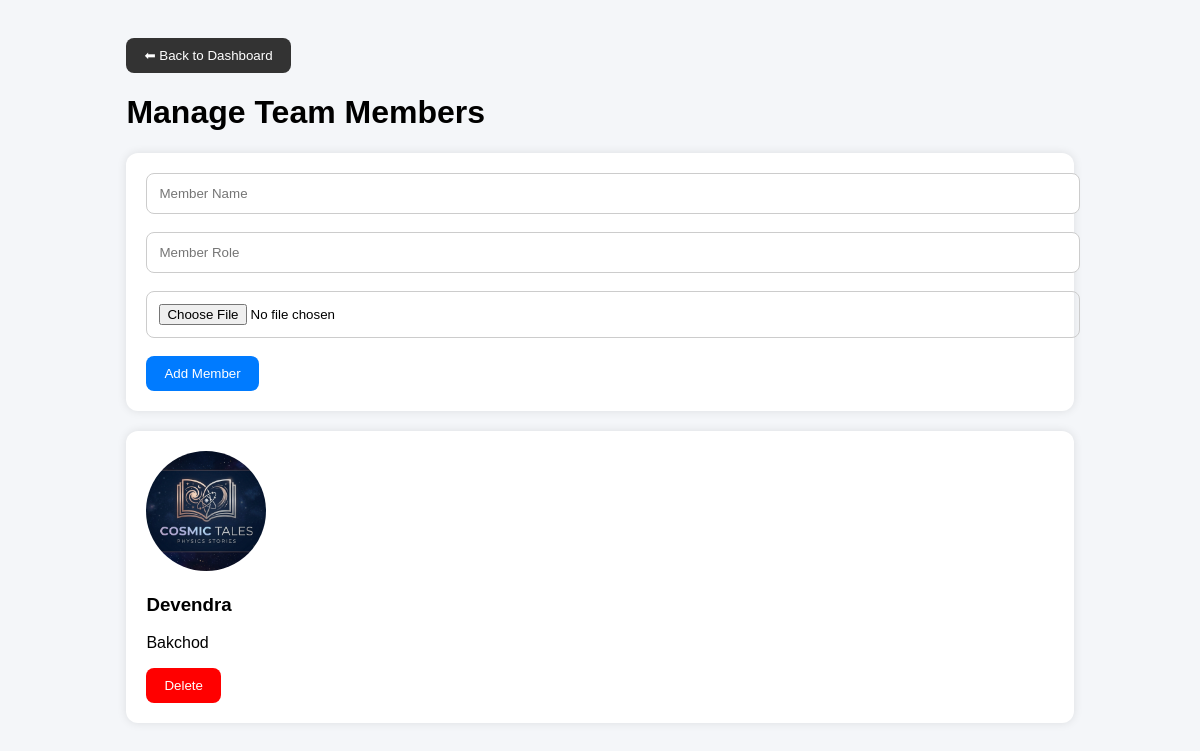
The app's page /manage_team with its own data.
### tables this page shows
CREATE TABLE team_members(
            id INTEGER PRIMARY KEY AUTOINCREMENT,
            name TEXT NOT NULL,
            role TEXT NOT NULL,
            image_url TEXT
    
    );

### app.py (the view)
@app.route("/manage_team")
def manage_team():
    conn = sqlite3.connect("student.db")
    cursor = conn.cursor()
    cursor.execute("SELECT * FROM team_members")
    team = cursor.fetchall()
    conn.close()
    return render_template("manage_team.html", team=team)

### templates/manage_team.html (shortened to what this page needs)
<!DOCTYPE html>
<html>
<head>
</head>
<body>
<div class="container">
    <a href="/dashboard">
        <button class="back-btn">
            ⬅ Back to Dashboard
        </button>
    </a>
    <h1>Manage Team Members</h1>
    <div class="card">
        <form action="/add_team_member"
              method="POST"
              enctype="multipart/form-data">
            <input type="text"
                   name="name"
                   placeholder="Member Name"
                   required>
            <br><br>
            <input type="text"
                   name="role"
                   placeholder="Member Role"
                   required>
            <br><br>
            <input type="file"
                   name="image"
                   required>
            <br><br>
            <button type="submit">
                Add Member
            </button>
        </form>
    </div>
    {% for member in team %}
    <div class="card">
        <img src="{{ url_for('static',
        filename='uploads/' + member[3]) }}">
        <h3>{{ member[1] }}</h3>
        <p>{{ member[2] }}</p>
        <a href="/delete_team_member/{{ member[0] }}">
            <button class="delete-btn">
                Delete
            </button>
        </a>
    </div>
    {% endfor %}
</div>
</body>
</html>

### templates/manage_team.html (style rules this page uses)
body { font-family: Arial, sans-serif; background: #f4f6f9; }
.container { width: 80%; margin: auto; padding: 30px; }
.card { background: white; padding: 20px; border-radius: 12px; margin-bottom: 20px; box-shadow: 0px 0px 10px rgba(0,0,0,0.1); }
input { width: 100%; padding: 12px; border-radius: 8px; border: 1px solid #ccc; }
img { width: 120px; height: 120px; border-radius: 50%; object-fit: cover; }
button { background: #007bff; color: white; border: none; padding: 10px 18px; border-radius: 8px; }
.delete-btn { background: red; }
.back-btn { background: #333; }

### records on screen
team_members: image_url (picture), name "Devendra", role "Bakchod"
